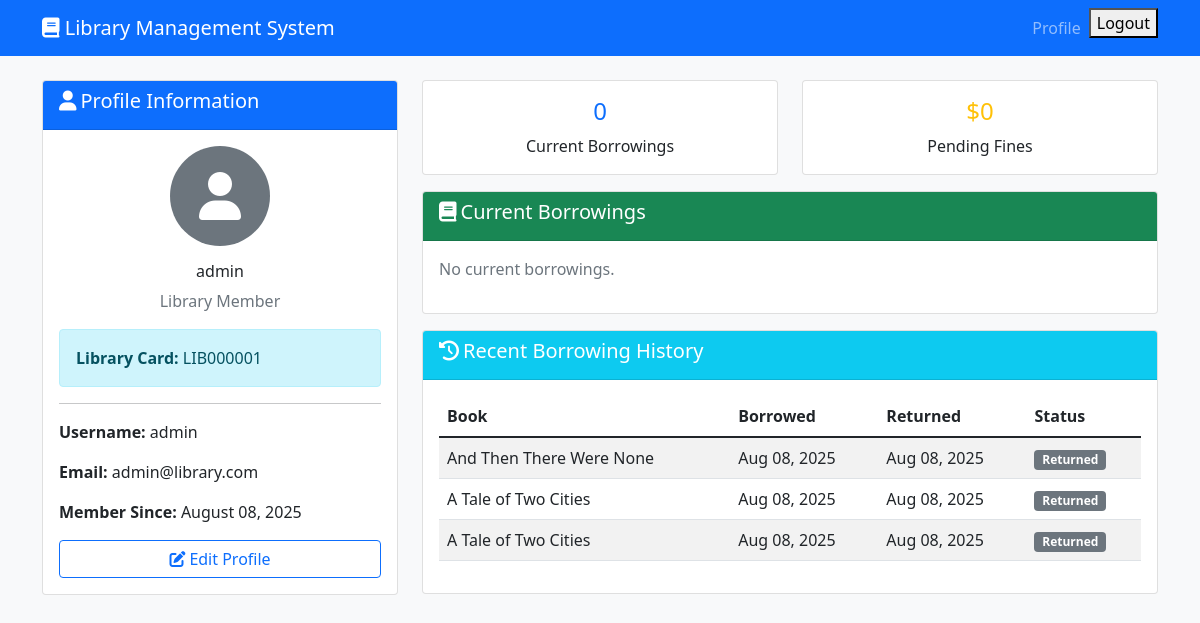
The page /accounts/profile/ (signed in) on the database its author committed.
### accounts/models.py (models this page shows, shortened)
class User(AbstractUser):
    USER_TYPE_CHOICES = [
        ('member', 'Library Member'),
        ('librarian', 'Librarian'),
        ('admin', 'Administrator'),
    ]
    user_type = models.CharField(max_length=20, choices=USER_TYPE_CHOICES, default='member')
    phone_number = models.CharField(max_length=15, blank=True)
    date_of_birth = models.DateField(blank=True, null=True)
    address = models.TextField(blank=True)
    emergency_contact_name = models.CharField(max_length=100, blank=True)
    emergency_contact_phone = models.CharField(max_length=15, blank=True)
    library_card_number = models.CharField(max_length=20, unique=True, blank=True, null=True)
    is_active_member = models.BooleanField(default=True)
    membership_date = models.DateTimeField(default=timezone.now)
    membership_expiry = models.DateTimeField(blank=True, null=True)
    profile_picture = models.ImageField(upload_to='profile_pictures/', blank=True, null=True)
    @property
    def full_name(self):
        return f"{self.first_name} {self.last_name}".strip() or self.username

### borrowing/models.py (models this page shows, shortened)
class BorrowTransaction(models.Model):
    STATUS_CHOICES = [
        ('active', 'Active'),
        ('returned', 'Returned'),
        ('overdue', 'Overdue'),
        ('lost', 'Lost'),
        ('renewed', 'Renewed'),
    ]
    user = models.ForeignKey(settings.AUTH_USER_MODEL, on_delete=models.CASCADE, related_name='borrow_transactions')
    book_copy = models.ForeignKey('books.BookCopy', on_delete=models.CASCADE, related_name='borrow_transactions')
    librarian_issued = models.ForeignKey(
        settings.AUTH_USER_MODEL,
        on_delete=models.SET_NULL,
        blank=True,
        null=True,
        related_name='issued_transactions'
    )
    librarian_returned = models.ForeignKey(
        settings.AUTH_USER_MODEL,
        on_delete=models.SET_NULL,
        blank=True,
        null=True,
        related_name='returned_transactions'
    )
    borrowed_at = models.DateTimeField(auto_now_add=True)
    due_date = models.DateTimeField()
    returned_at = models.DateTimeField(blank=True, null=True)
    status = models.CharField(max_length=20, choices=STATUS_CHOICES, default='active')
    renewal_count = models.PositiveIntegerField(default=0)
    max_renewals_allowed = models.PositiveIntegerField(default=1)
    notes = models.TextField(blank=True)
    class Meta:
        ordering = ['-borrowed_at']

### books/models.py (models this page shows, shortened)
class BookCopy(models.Model):
    STATUS_CHOICES = [
        ('available', 'Available'),
        ('borrowed', 'Borrowed'),
        ('reserved', 'Reserved'),
        ('maintenance', 'Under Maintenance'),
        ('lost', 'Lost'),
        ('damaged', 'Damaged'),
    ]
    CONDITION_CHOICES = [
        ('excellent', 'Excellent'),
        ('good', 'Good'),
        ('fair', 'Fair'),
        ('poor', 'Poor'),
        ('damaged', 'Damaged'),
    ]
    book = models.ForeignKey(Book, on_delete=models.CASCADE, related_name='book_copies')
    branch = models.ForeignKey('library_branches.LibraryBranch', on_delete=models.CASCADE, related_name='book_copies')
    section = models.ForeignKey('library_branches.LibrarySection', on_delete=models.SET_NULL, blank=True, null=True, related_name='book_copies')
    copy_number = models.CharField(max_length=50)
    barcode = models.CharField(max_length=100, unique=True)
    status = models.CharField(max_length=20, choices=STATUS_CHOICES, default='available')
    condition = models.CharField(max_length=20, choices=CONDITION_CHOICES, default='good')
    acquisition_date = models.DateField()
    last_maintenance_date = models.DateField(blank=True, null=True)
    notes = models.TextField(blank=True)
    class Meta:
        verbose_name = 'Book Copy'
        verbose_name_plural = 'Book Copies'
        ordering = ['book__title', 'copy_number']
        unique_together = [['book', 'branch', 'copy_number']]

class Book(models.Model):
    LANGUAGE_CHOICES = [
        ('en', 'English'),
        ('dv', 'Dhivehi'),
        ('ar', 'Arabic'),
        ('hi', 'Hindi'),
        ('es', 'Spanish'),
        ('fr', 'French'),
        ('other', 'Other'),
    ]
    FORMAT_CHOICES = [
        ('hardcover', 'Hardcover'),
        ('paperback', 'Paperback'),
        ('ebook', 'E-book'),
        ('audiobook', 'Audiobook'),
    ]
    isbn_validator = RegexValidator(
        regex=r'^(?:ISBN(?:-1[03])?:? )?(?=[0-9X]{10}$|(?=(?:[0-9]+[- ]){3})[- 0-9X]{13}$|97[89][0-9]{10}$|(?=(?:[0-9]+[- ]){4})[- 0-9]{17}$)(?:97[89][- ]?)?[0-9]{1,5}[- ]?[0-9]+[- ]?[0-9]+[- ]?[0-9X]$',
        message='Enter a valid ISBN number.'
    )
    isbn = models.CharField(max_length=17, unique=True, validators=[isbn_validator])
    title = models.CharField(max_length=300)
    subtitle = models.CharField(max_length=300, blank=True)
    authors = models.ManyToManyField(Author, related_name='books')
    publisher = models.ForeignKey(Publisher, on_delete=models.SET_NULL, blank=True, null=True)
    publication_date = models.DateField()
    edition = models.CharField(max_length=50, blank=True)
    pages = models.PositiveIntegerField()
    language = models.CharField(max_length=10, choices=LANGUAGE_CHOICES, default='en')
    format = models.CharField(max_length=20, choices=FORMAT_CHOICES, default='paperback')
    category = models.ForeignKey(Category, on_delete=models.SET_NULL, blank=True, null=True)
    description = models.TextField(blank=True)
    cover_image = models.ImageField(upload_to='book_covers/', blank=True, null=True)
    price = models.DecimalField(max_digits=10, decimal_places=2, default=Decimal('0.00'))
    is_active = models.BooleanField(default=True)
    created_at = models.DateTimeField(auto_now_add=True)
    updated_at = models.DateTimeField(auto_now=True)
    class Meta:
        ordering = ['title']

### accounts/views.py (the view)
# urls.py: path('profile/', views.ProfileView.as_view(), name='profile'),
class ProfileView(LoginRequiredMixin, TemplateView):
    template_name = 'accounts/profile.html'
    def get_context_data(self, **kwargs):
        context = super().get_context_data(**kwargs)
        user = self.request.user
        context.update({
            'current_borrowings': BorrowTransaction.objects.filter(
                user=user, status='active'
            ).select_related('book_copy__book'),
            'pending_fines': Fine.objects.filter(
                user=user, status='pending'
            ).select_related('fine_type'),
            'recent_borrowings': BorrowTransaction.objects.filter(
                user=user
            ).order_by('-borrowed_at')[:5].select_related('book_copy__book'),
        })
        return context

### templates/accounts/profile.html (shortened to what this page needs)
<!DOCTYPE html>
<html lang="en">
<head>
    <link href="https://cdn.jsdelivr.net/npm/bootstrap@5.1.3/dist/css/bootstrap.min.css" rel="stylesheet">
    <link rel="stylesheet" href="https://cdnjs.cloudflare.com/ajax/libs/font-awesome/6.0.0/css/all.min.css">
</head>
<body class="bg-light">
    <nav class="navbar navbar-expand-lg navbar-dark bg-primary">
        <div class="container">
            <a class="navbar-brand" href="{% url 'home' %}">
                <i class="fas fa-book"></i> Library Management System
            </a>
            <div class="navbar-nav ms-auto">
                <a class="nav-link" href="{% url 'accounts:profile' %}">Profile</a>
                <form method="post" action="{% url 'accounts:logout' %}" class="d-inline">
                    <button type="submit" class="logout-nav-btn">Logout</button>
                </form>
            </div>
        </div>
    </nav>
    <div class="container mt-4">
        <div class="row">
            <div class="col-md-4">
                <div class="card">
                    <div class="card-header bg-primary text-white">
                        <h5><i class="fas fa-user me-1"></i>Profile Information</h5>
                    </div>
                    <div class="card-body">
                        <div class="text-center mb-3">
                            {% if user.profile_picture %}
                                <img src="{{ user.profile_picture.url }}" class="rounded-circle" width="100" height="100" alt="Profile Picture">
                            {% else %}
                                <div class="bg-secondary rounded-circle d-inline-flex align-items-center justify-content-center" style="width: 100px; height: 100px;">
                                    <i class="fas fa-user fa-3x text-white"></i>
                                </div>
                            {% endif %}
                        </div>
                        <h6 class="text-center">{{ user.full_name }}</h6>
                        <p class="text-center text-muted">{{ user.get_user_type_display }}</p>
                        {% if user.library_card_number %}
                        <div class="alert alert-info">
                            <strong>Library Card:</strong> {{ user.library_card_number }}
                        </div>
                        {% endif %}
                        <hr>
                        <p><strong>Username:</strong> {{ user.username }}</p>
                        <p><strong>Email:</strong> {{ user.email }}</p>
                        <p><strong>Member Since:</strong> {{ user.membership_date|date:"F d, Y" }}</p>
                        <div class="d-grid">
                            <a href="{% url 'accounts:profile_edit' %}" class="btn btn-outline-primary">
                                <i class="fas fa-edit me-1"></i>Edit Profile
                            </a>
                        </div>
                    </div>
                </div>
            </div>
            <div class="col-md-8">
                <div class="row">
                    <div class="col-md-6 mb-3">
                        <div class="card text-center">
                            <div class="card-body">
                                <h4 class="text-primary">{{ current_borrowings.count }}</h4>
                                <p class="card-text">Current Borrowings</p>
                            </div>
                        </div>
                    </div>
                    <div class="col-md-6 mb-3">
                        <div class="card text-center">
                            <div class="card-body">
                                <h4 class="text-warning">${{ pending_fines.aggregate.total|default:0 }}</h4>
                                <p class="card-text">Pending Fines</p>
                            </div>
                        </div>
                    </div>
                </div>
                <div class="card">
                    <div class="card-header bg-success text-white">
                        <h5><i class="fas fa-book me-1"></i>Current Borrowings</h5>
                    </div>
                    <div class="card-body">
                        {% if current_borrowings %}
                            <div class="table-responsive">
                                <table class="table table-striped">
                                    <thead>
                                        <tr>
                                            <th>Book</th>
                                            <th>Borrowed Date</th>
                                            <th>Due Date</th>
                                            <th>Status</th>
                                        </tr>
                                    </thead>
                                    <tbody>
                                        {% for borrowing in current_borrowings %}
                                        <tr>
                                            <td>{{ borrowing.book_copy.book.title }}</td>
                                            <td>{{ borrowing.borrowed_at|date:"M d, Y" }}</td>
                                            <td>{{ borrowing.due_date|date:"M d, Y" }}</td>
                                            <td>
                                                {% if borrowing.is_overdue %}
                                                    <span class="badge bg-danger">Overdue</span>
                                                {% else %}
                                                    <span class="badge bg-success">Active</span>
                                                {% endif %}
                                            </td>
                                        </tr>
                                        {% endfor %}
                                    </tbody>
                                </table>
                            </div>
                        {% else %}
                            <p class="text-muted">No current borrowings.</p>
                        {% endif %}
                    </div>
                </div>
                <div class="card mt-3">
                    <div class="card-header bg-info text-white">
                        <h5><i class="fas fa-history me-1"></i>Recent Borrowing History</h5>
                    </div>
                    <div class="card-body">
                        {% if recent_borrowings %}
                            <div class="table-responsive">
                                <table class="table table-striped">
                                    <thead>
                                        <tr>
                                            <th>Book</th>
                                            <th>Borrowed</th>
                                            <th>Returned</th>
                                            <th>Status</th>
                                        </tr>
                                    </thead>
                                    <tbody>
                                        {% for borrowing in recent_borrowings %}
                                        <tr>
                                            <td>{{ borrowing.book_copy.book.title }}</td>
                                            <td>{{ borrowing.borrowed_at|date:"M d, Y" }}</td>
                                            <td>
                                                {% if borrowing.returned_at %}
                                                    {{ borrowing.returned_at|date:"M d, Y" }}
                                                {% else %}
                                                    <span class="text-muted">Not returned</span>
                                                {% endif %}
                                            </td>
                                            <td>
                                                <span class="badge bg-secondary">{{ borrowing.get_status_display }}</span>
                                            </td>
                                        </tr>
                                        {% endfor %}
                                    </tbody>
                                </table>
                            </div>
                        {% else %}
                            <p class="text-muted">No borrowing history.</p>
                        {% endif %}
                    </div>
                </div>
            </div>
        </div>
    </div>
</body>
</html>

### rows shown on the page
User: full_name "admin", user_type "Library Member", library_card_number "LIB000001", username "admin", email "admin@library.com", membership_date "August 08, 2025"
BorrowTransaction: book_copy.book "And Then There Were None", borrowed_at "Aug 08, 2025", returned_at "Aug 08, 2025", status "Returned"
BorrowTransaction: book_copy.book "A Tale of Two Cities", borrowed_at "Aug 08, 2025", returned_at "Aug 08, 2025", status "Returned"
BorrowTransaction: book_copy.book "A Tale of Two Cities", borrowed_at "Aug 08, 2025", returned_at "Aug 08, 2025", status "Returned"

### other values the page prints
{{ current_borrowings.count }} "0"
{{ pending_fines.aggregate.total|default:0 }} "0"
